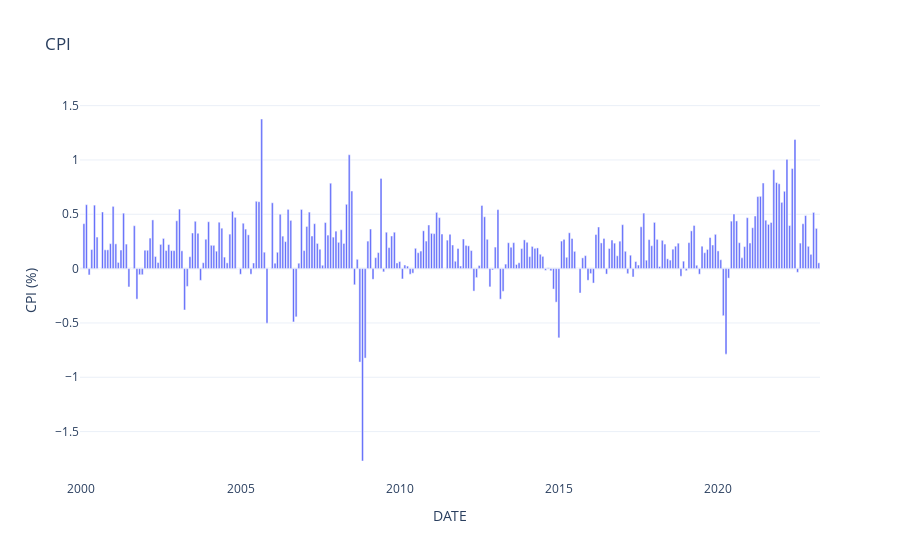

Here is the notebook cell this chart was saved with:
### Code cell
# plot cpi
px.bar(data_frame=cpi.pct_change()*100, x=cpi.index, y='CPIAUCSL', title='CPI', 
       labels={'CPIAUCSL':'CPI (%)'}, template='plotly_white')

### Figure 1 — Plotly figure (JSON) as saved in the notebook; plotly's stock layout.template omitted (floating-point values rounded to 4 significant figures; data arrays with more than 128 entries replaced by an {"elided": "..."} marker saying what was removed)
{"data": [{"alignmentgroup": "True", "hovertemplate": "DATE=%{x}<br>CPI (%)=%{y}<extra></extra>", "legendgroup": "", "marker": {"color": "#636efa", "pattern": {"shape": ""}}, "name": "", "offsetgroup": "", "orientation": "v", "showlegend": false, "textposition": "auto", "type": "bar", "x": {"elided": "279 str values"}, "xaxis": "x", "y": {"elided": "279 float values"}, "yaxis": "y"}], "layout": {"barmode": "relative", "legend": {"tracegroupgap": 0}, "title": {"text": "CPI"}, "xaxis": {"anchor": "y", "domain": [0, 1], "title": {"text": "DATE"}}, "yaxis": {"anchor": "x", "domain": [0, 1], "title": {"text": "CPI (%)"}}}}
